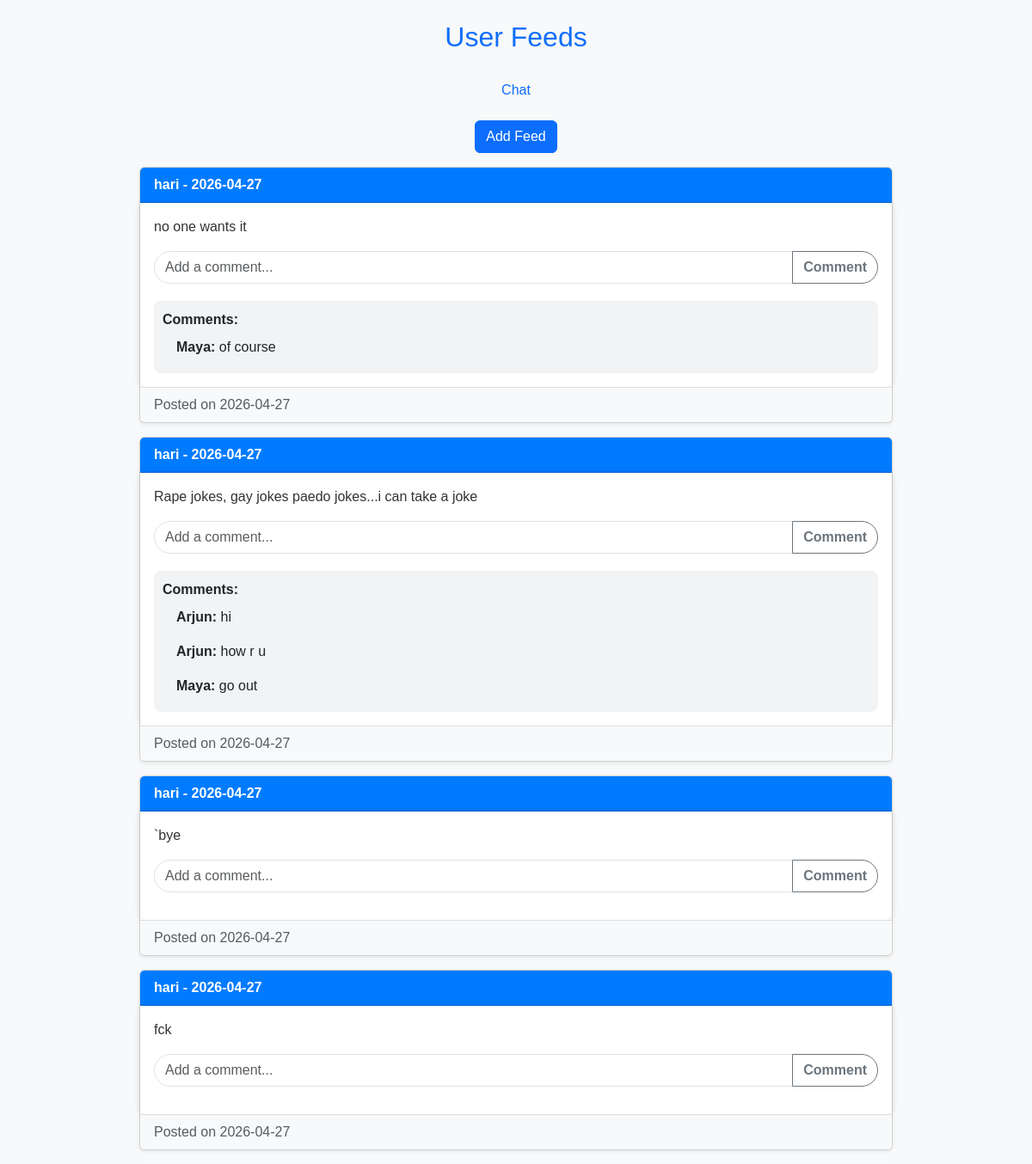
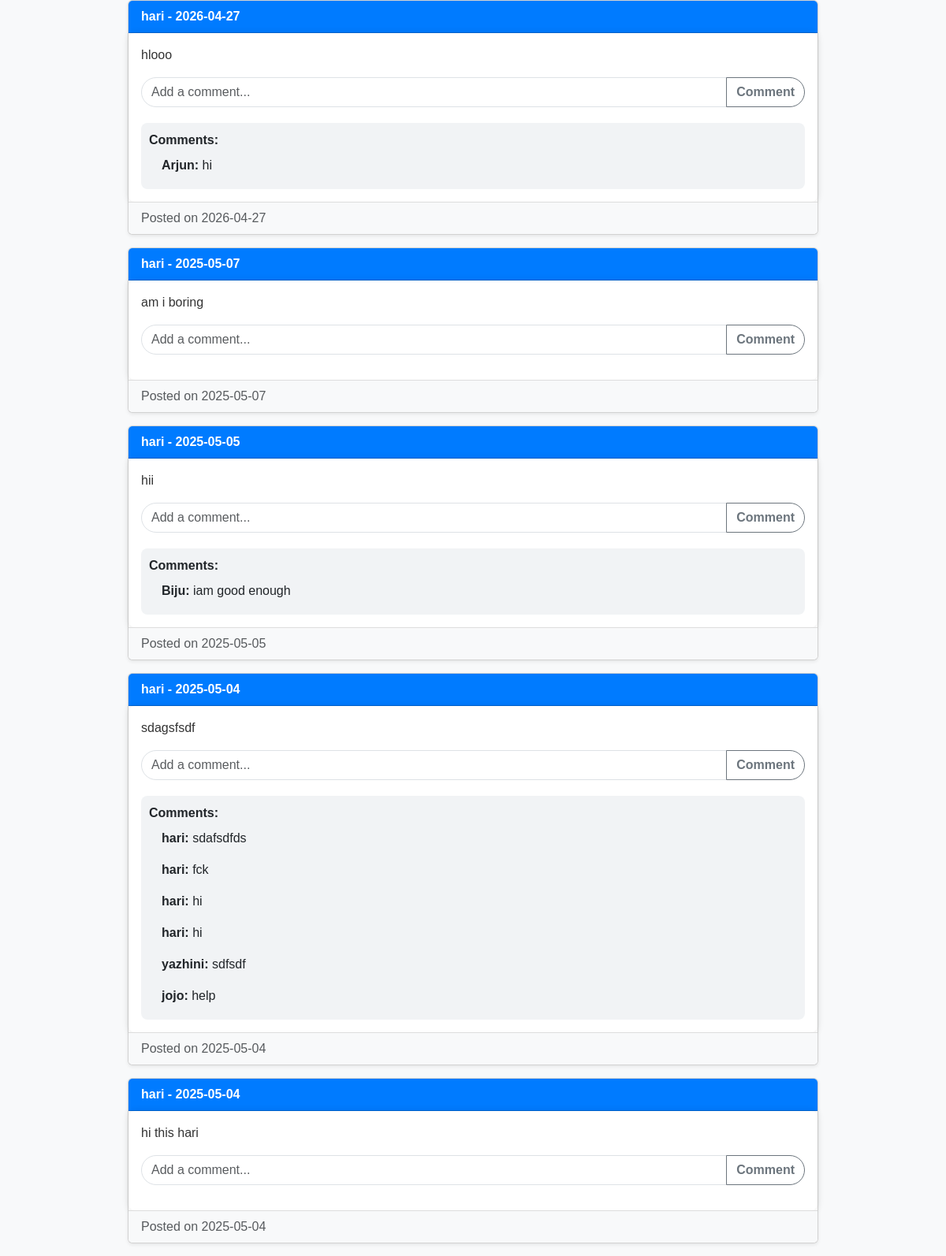
Page /viewfeed on the committed database (2 pictures, top to bottom).
### tables this page shows
CREATE TABLE feeds(fid int,feeds text,image text,transdate date,uid int);

CREATE TABLE "users" (
  `uid` int(11) NOT NULL,
  `uname` varchar(100) DEFAULT NULL,
  `email` varchar(100) DEFAULT NULL,
  `mobile` varchar(100) DEFAULT NULL,
  `password` varchar(100) DEFAULT NULL,
  Designation varchar(100),
  `isapproved` varchar(100) DEFAULT 'no'
, dob date);

CREATE TABLE feeddetails(fdid int,commenttext text,fid int,uid int);

### src/main.py (the view)
@app.route('/viewfeed')
def feed():
    conn = connect()
    cur = conn.cursor()
    cur.execute('''
        SELECT feeds.fid, feeds.feeds, feeds.image, feeds.transdate, users.uname
        FROM feeds
        JOIN users ON feeds.uid = users.uid
        ORDER BY feeds.fid DESC
    ''')
    feed_list = cur.fetchall()
    cur.execute('''
        SELECT feeddetails.fid, feeddetails.commenttext, users.uname
        FROM feeddetails
        JOIN users ON feeddetails.uid = users.uid
    ''')
    comments = cur.fetchall()
    comment_dict = {}
    for fid, text, uname in comments:
        comment_dict.setdefault(fid, []).append({'text': text, 'uname': uname})
    conn.close()
    return render_template('feed.html', feeds=feed_list, comments=comment_dict)

### src/main.py (called while the page is built)
def connect():
        return sqlite3.connect("../database/chat.db")

### templates/feed.html (shortened to what this page needs)
<!DOCTYPE html>
<html lang="en">
  <head>
    <link
      href="https://cdn.jsdelivr.net/npm/bootstrap@5.3.0/dist/css/bootstrap.min.css"
      rel="stylesheet"
    />
  </head>
  <body>
    <div class="container mt-4">
      <h2 class="mb-4 text-center text-primary">User Feeds</h2>
      <a
        href="/chatscreen"
        class="btn btn-link text-decoration-none mb-3 d-block text-center"
        >Chat</a
      >
      <div class="text-center mb-3">
        <button
          class="btn btn-primary"
          data-bs-toggle="modal"
          data-bs-target="#addFeedModal"
        >
           Add Feed
        </button>
      </div>
      {% for feed in feeds %}
      <div class="card mb-3 shadow-sm">
        <div class="card-header">
          <strong>{{ feed[4] }}</strong> - {{ feed[3] }}
        </div>
        <div class="card-body">
          <p>{{ feed[1] }}</p>
          <form
            method="POST"
            action="{{ url_for('add_comment', fid=feed[0]) }}"
          >
            <div class="input-group mb-3">
              <input
                name="comment"
                class="form-control"
                placeholder="Add a comment..."
                required
              />
              <button class="btn btn-outline-secondary" type="submit">
                 Comment
              </button>
            </div>
          </form>
          {% if comments[feed[0]] %}
          <div class="comment-section">
            <strong>Comments:</strong>
            <ul class="list-group list-group-flush">
              {% for c in comments[feed[0]] %}
              <li class="list-group-item">
                <strong>{{ c.uname }}:</strong> {{ c.text }}
              </li>
              {% endfor %}
            </ul>
          </div>
          {% endif %}
        </div>
        <div class="card-footer text-muted feed-actions">
          <span>Posted on {{ feed[3] }}</span>
        </div>
      </div>
      {% endfor %}
    </div>
  </body>
</html>

### templates/feed.html (style rules this page uses)
body { background-color: #f8f9fa; font-family: Arial, sans-serif; }
.container { max-width: 900px; }
.card-header { background-color: #007bff; color: white; font-weight: bold; }
.card-body { background-color: #ffffff; border-radius: 8px; box-shadow: 0 0 10px rgba(0, 0, 0, 0.1); }
.card-body p { font-size: 16px; color: #333; }
.card-footer { background-color: #f8f9fa; border-top: 1px solid #ddd; }
.btn-outline-secondary { font-weight: bold; }
.input-group input, .input-group button { border-radius: 20px; }
.comment-section { margin-top: 20px; background-color: #f1f3f5; border-radius: 8px; padding: 10px; }
.list-group-item { border: none; background-color: #f1f3f5; }
.mb-3 { margin-bottom: 20px; }
.feed-actions { display: flex; justify-content: space-between; align-items: center; }

### rows in the picture
feeds: uname "hari", transdate "2026-04-27", feeds "no one wants it"
feeddetails: uname "Maya", text "of course"
feeds: uname "hari", transdate "2026-04-27", feeds "Rape jokes, gay jokes paedo jokes...i can take a joke"
feeddetails: uname "Arjun", text "hi"
feeddetails: uname "Arjun", text "how r u"
feeddetails: uname "Maya", text "go out"
feeds: uname "hari", transdate "2026-04-27", feeds "`bye"
feeds: uname "hari", transdate "2026-04-27", feeds "fck"
feeds: uname "hari", transdate "2026-04-27", feeds "hlooo"
feeddetails: uname "Arjun", text "hi"
feeds: uname "hari", transdate "2025-05-07", feeds "am i boring"
feeds: uname "hari", transdate "2025-05-05", feeds "hii"
feeddetails: uname "Biju", text "iam good enough"
feeds: uname "hari", transdate "2025-05-04", feeds "sdagsfsdf"
feeddetails: uname "hari", text "sdafsdfds"
feeddetails: uname "hari", text "fck"
feeddetails: uname "hari", text "hi"
feeddetails: uname "hari", text "hi"
feeddetails: uname "yazhini", text "sdfsdf"
feeddetails: uname "jojo", text "help"
feeds: uname "hari", transdate "2025-05-04", feeds "hi this hari"
